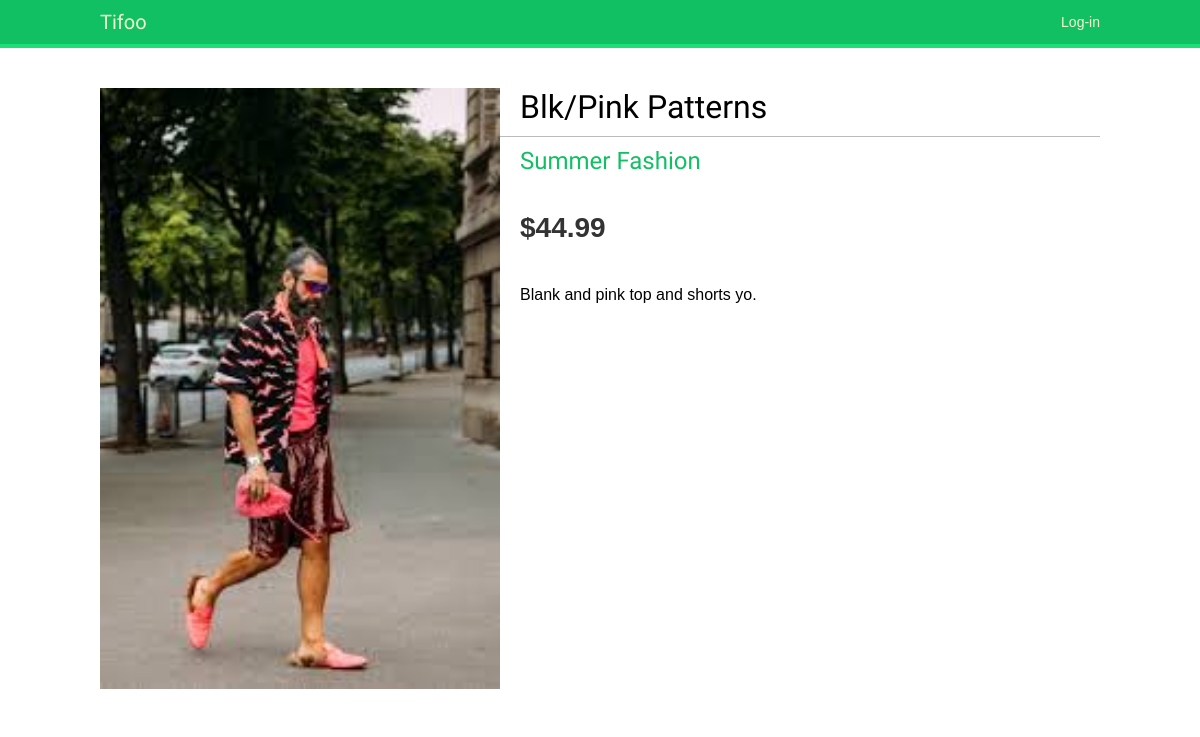
/3/blkpink-patterns/, run on the app's committed database.
### shop/models.py (models this page shows, shortened)
class Product(models.Model):
    category = models.ForeignKey(Category, related_name="products", on_delete=models.CASCADE)
    name = models.CharField(max_length=200, db_index=True)
    slug = models.SlugField(max_length=200, db_index=True)
    image = models.ImageField(upload_to='products/%Y/%m/%d/', blank=True)
    description = models.TextField(blank=True)
    price = models.DecimalField(max_digits=10, decimal_places=2)
    available = models.BooleanField(default=True)
    created = models.DateTimeField(auto_now_add=True)
    updated = models.DateTimeField(auto_now=True)
    class Meta:
        ordering = ('name',)
        index_together = (('id', 'slug'),)

class Category(models.Model):
    name = models.CharField(max_length=200, db_index=True)
    slug = models.SlugField(max_length=200, unique=True)
    class Meta:
        ordering = ('name',)
        verbose_name = 'category'
        verbose_name_plural = 'categories'
    def __str__(self):
        return self.name
    def get_absolute_url(self):
        return reverse('shop:product_list_by_category', args=[self.slug])

### shop/views.py (the view)
# urls.py: path('<int:id>/<slug:slug>/', views.product_detail, name='product_detail'),
def product_detail(request, id, slug):
    product = get_object_or_404(Product, id=id, slug=slug, available=True)
    return render(request, 'shop/product/detail.html', {'product': product})

### shop/templates/shop/product/detail.html (shortened to what this page needs)
{% extends 'base.html' %}
{% load static %}
{% block content %}
    <div class="product-detail">
        <img src="{% if product.image %} {{ product.image.url }} {% else %}
        {% static "img/no_image.png" %} {% endif %}">
        <h1>{{ product.name }}</h1>
        <h2>
            <a href="{{ product.category.get_absolute_url }}">
                {{ product.category }}
            </a>
        </h2>
        <p class="price">${{ product.price }}</p>
        {{ product.description|linebreaks }}
    </div>
{% endblock content %}

### account/static/css/base.css (style rules this page uses)
body { margin:0; padding:0; font-family:helvetica, sans-serif; }
p { line-height: 1.8; }
a { color: #12c064; text-decoration:none; }
h1, h2, h3, h4, h5 , h6 { font-family: 'Muli', sans-serif; font-weight:normal; }
h1 { border-bottom:1px solid #bbb; padding:0 0 10px 0; margin:10px 0 20px 0; }
h2 { margin:30px 0 20px; }
.product-detail { text-align:justify; }
.product-detail .price { color:#333; font-size:28px; font-weight:bold; }
.product-detail img { width:40%; float:left; padding:0 20px 20px 0; }
.product-detail h1 { margin-bottom:0; }
.product-detail h2 { margin-top:10px; }

### data on the page
Product: image (picture), name "Blk/Pink Patterns", category "Summer Fashion", price "44.99", description "Blank and pink top and shorts yo."
